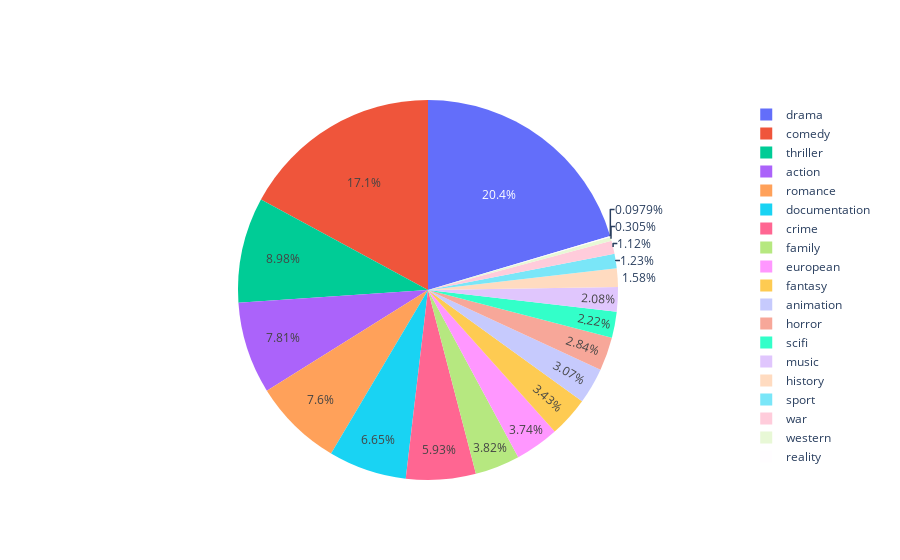

Notebook source saved alongside this figure:
### Code cell
graf_cir_generos(df)

### Figure 1 — Plotly figure (JSON) as saved in the notebook; plotly's stock layout.template omitted (floating-point values rounded to 4 significant figures)
{"data": [{"labels": ["action", "animation", "comedy", "crime", "documentation", "drama", "european", "family", "fantasy", "history", "horror", "music", "reality", "romance", "scifi", "sport", "thriller", "war", "western"], "type": "pie", "values": [718, 282, 1571, 545, 611, 1876, 344, 351, 315, 145, 261, 191, 9, 698, 204, 113, 825, 103, 28]}], "layout": {}}
